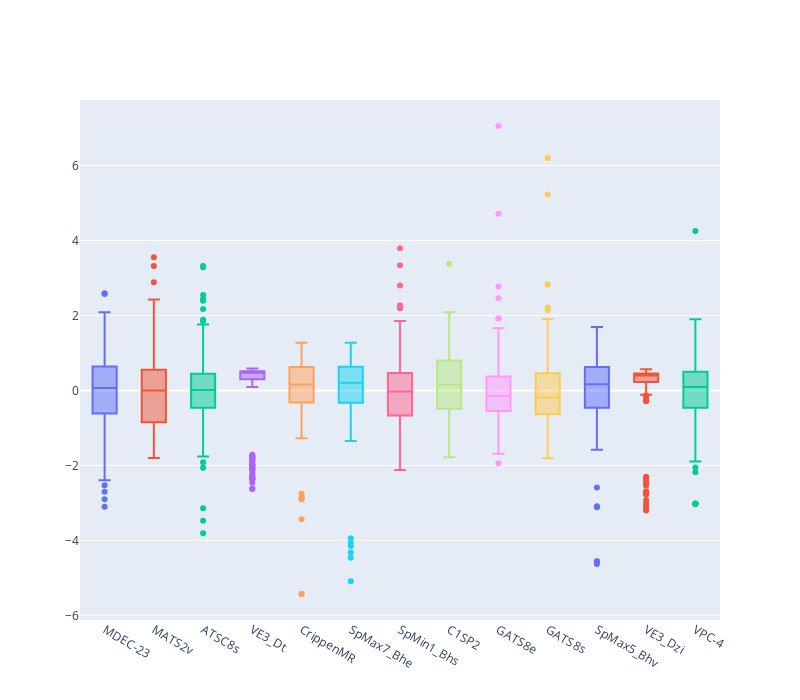

The cell this chart's notebook holds for it:
### Markdown cell above
#### 2. Check the distribution of each column and determine which probability distribution it fits.

### Code cell
import plotly.graph_objects as go

standard = (df-df.mean())/df.std()

# Create a box plot
fig = go.Figure()
for i in standard.columns:
    fig.add_trace(go.Box(y=standard[str(i)], name=str(i)))
fig.update_layout(showlegend=False,height = 700, width=800)
fig.show();

### Figure 1 — Plotly figure (JSON) as saved in the notebook; plotly's stock layout.template omitted (floating-point values rounded to 4 significant figures; data arrays with more than 128 entries replaced by an {"elided": "..."} marker saying what was removed)
{"data": [{"name": "MDEC-23", "type": "box", "y": {"elided": "171 float values"}}, {"name": "MATS2v", "type": "box", "y": {"elided": "171 float values"}}, {"name": "ATSC8s", "type": "box", "y": {"elided": "171 float values"}}, {"name": "VE3_Dt", "type": "box", "y": {"elided": "171 float values"}}, {"name": "CrippenMR", "type": "box", "y": {"elided": "171 float values"}}, {"name": "SpMax7_Bhe", "type": "box", "y": {"elided": "171 float values"}}, {"name": "SpMin1_Bhs", "type": "box", "y": {"elided": "171 float values"}}, {"name": "C1SP2", "type": "box", "y": {"elided": "171 float values"}}, {"name": "GATS8e", "type": "box", "y": {"elided": "171 float values"}}, {"name": "GATS8s", "type": "box", "y": {"elided": "171 float values"}}, {"name": "SpMax5_Bhv", "type": "box", "y": {"elided": "171 float values"}}, {"name": "VE3_Dzi", "type": "box", "y": {"elided": "171 float values"}}, {"name": "VPC-4", "type": "box", "y": {"elided": "171 float values"}}], "layout": {"height": 700, "showlegend": false, "width": 800}}
